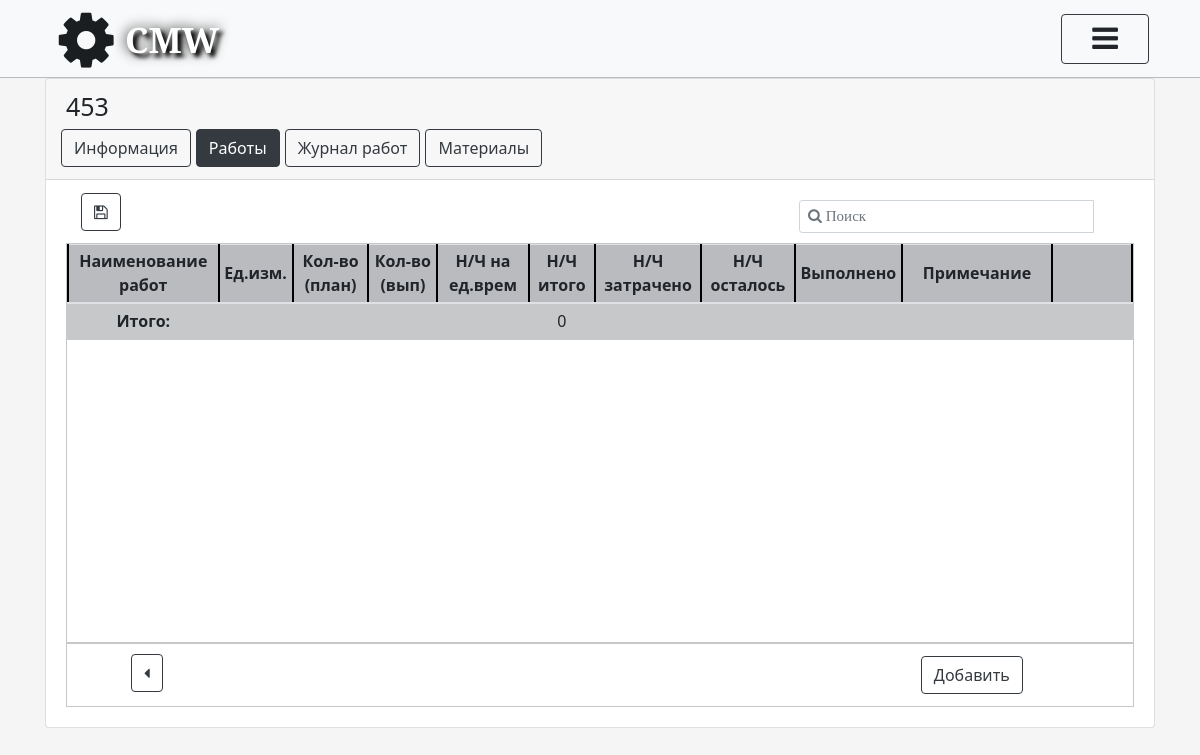
The page /project/2015-5986-1589274616/objects/detail/453-1597247831/work/plan/ (signed in) on the database as committed earlier.
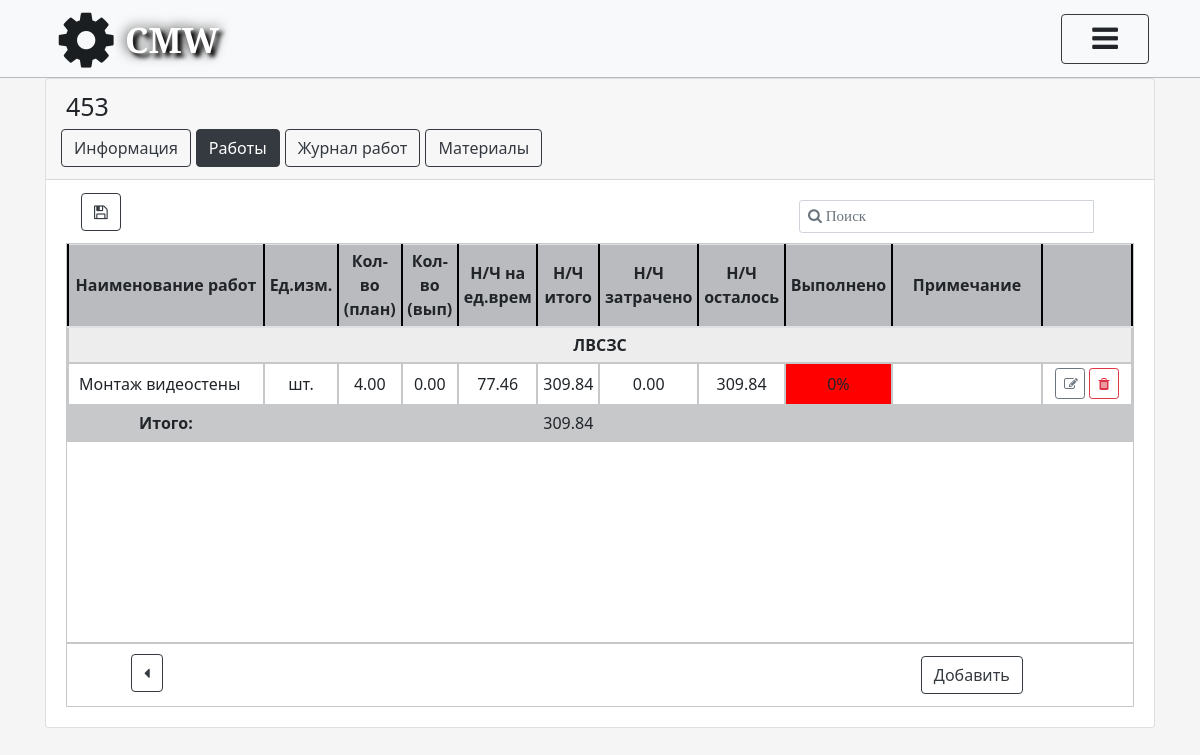
The same page on the database as committed later.
### work/models.py (models this page shows, shortened)
class Groups(models.Model):
    name = models.CharField(max_length=200, verbose_name='Группа материалов и работ')
    class Meta:
        verbose_name = "Группа материалов и работ"
        verbose_name_plural = "Группы материалов и работ"
        ordering = ['name']

class PlanWorks(models.Model):
    name_object = models.ForeignKey(Object, on_delete=models.CASCADE, verbose_name='Название объекта')
    type_works = models.ForeignKey(TypeOfWork, on_delete=models.CASCADE, verbose_name='Вид работы')
    quantity_plan = models.DecimalField(verbose_name='Колличество (планируемое)', max_digits=8, decimal_places=2)
    NCH_general = models.DecimalField(verbose_name='Н/Ч за вид работ (общее)', max_digits=8, decimal_places=2)
    quantity_complete = models.DecimalField(verbose_name='Колличество (выполнено)', max_digits=6, decimal_places=2,
                                            default=0)
    NCH_left = models.DecimalField(verbose_name='Н/Ч за вид работ (осталось)', max_digits=6, decimal_places=2,
                                   blank=True)
    NCH_spent = models.DecimalField(verbose_name='Н/Ч за вид работ (затрачено)', max_digits=6, decimal_places=2,
                                    default=0)
    perform_proc = models.SmallIntegerField(verbose_name='Выполнено', default=0)
    comment = models.TextField(verbose_name='Примечание', blank=True)
    color = models.CharField(max_length=50, verbose_name='Процент в окрасе(от красного до зеленого)', blank=True)
    class Meta:
        verbose_name = "Планируемые работы"
        verbose_name_plural = "Планируемые работы"
        ordering = ['type_works']

class TypeOfWork(models.Model):
    name = models.CharField(max_length=200, unique=True, verbose_name='Наименование работы')
    NCH_unit_of_time = models.DecimalField(verbose_name='Н/Ч на единицу времени', max_digits=6, decimal_places=2)
    unit = models.ForeignKey(Unit, on_delete=models.CASCADE, verbose_name='Ед. измерения')
    group = models.ForeignKey(Groups, on_delete=models.CASCADE, verbose_name='Название группы')
    class Meta:
        verbose_name = "Вид работы"
        verbose_name_plural = "Вид работ"
        ordering = ['name']

class Unit(models.Model):
    name = models.CharField(max_length=50, unique=True, verbose_name='Название ед.измерения')
    class Meta:
        verbose_name = "Ед.измерения"
        verbose_name_plural = "Ед.измерения"

### work/views.py (the view)
# urls.py: path('<str:slug_proj>/objects/detail/<str:slug>/work/plan/', plan_work_view, name="plan_work"),
def plan_work_view(request, slug, slug_proj):
    name_object = Object.objects.get(slug__iexact=slug)
    plan_work = PlanWorks.objects.filter(name_object=name_object.id)
    plan_work_nch_general = [p.NCH_general for p in plan_work]
    sum = 0
    sch = 0
    if plan_work_nch_general:
        for i in plan_work_nch_general:
            a = plan_work_nch_general[sch]
            sum += a
            sch += 1
    perform_proc = list()
    sum_proc = 0
    complete_work = [p.type_works for p in PlanWorks.objects.filter(name_object=name_object)]
    form_search = SearchWorksForm()
    if complete_work:
        for y in complete_work:
            complete_works = [p.perform_proc for p in
                              CompleteWorks.objects.filter(type_works=y.pk, name_object=name_object)]
            max = 0
            for i in complete_works:
                if i > max:
                    max = i
            sum_proc += max
            perform_proc.append(sum_proc)
            group = Groups.objects.all()
            plan_work = {}
            for y in group:
                plan_work[y.name] = PlanWorks.objects.filter(type_works__group_id=y.id, name_object__slug__exact=slug)
        if not request.user.has_perm('work.delete_planworks') and not request.user.has_perm('work.change_planworks'):
            return render(request, "work/plan_work.html",
                          {'object_list': name_object, 'plan_work': plan_work, 'slug_proj': slug_proj, 'slug': slug,
                           'nch_sum': sum, 'proc_sum': sum_proc, 'error_perm': 'У вас недостаточно прав',
                           'form': form_search})
        return render(request, 'work/plan_work.html',
                      {'object_list': name_object, 'plan_work': plan_work, 'slug_proj': slug_proj, 'slug': slug,
                       'nch_sum': sum, 'proc_sum': sum_proc, 'form': form_search})
    return render(request, 'work/plan_work.html',
                  {'object_list': name_object, 'plan_work': plan_work, 'slug_proj': slug_proj, 'slug': slug,
                   'nch_sum': sum, 'proc_sum': sum_proc, 'form': form_search})

### work/forms.py
class SearchWorksForm(forms.ModelForm):
    q = forms.CharField(label=False, required=False, widget=forms.TextInput(
        attrs={'class': "form-control ", 'placeholder': 'Поиск '}))
    slug_o = forms.CharField(label=False, required=True, widget=forms.TextInput(
        attrs={'class': "form-control "}))
    slug_p = forms.CharField(label=False, required=True, widget=forms.TextInput(
        attrs={'class': "form-control "}))
    class Meta(object):
        model = PlanWorks
        fields = ('q', 'slug_o', 'slug_p')

### project/models.py (called while the page is built)
    def get_full_name(self):
        full_name = '%s %s %s' % (self.last_name, self.first_name, self.patronymic_name)
        return full_name.strip()

    def get_id_position(self):
        id_position = self.ID_Position
        return id_position

    def get_email(self):
        email = self.email
        return email

### templates/work/plan_work.html (shortened to what the changed rows need)
{% extends 'card_object.html' %}
{% load static %}
{% block add_style %}
    <link rel="stylesheet" href="{% static 'css/plan_work.css' %}">
    <link rel="stylesheet" href="{% static 'css/objects_table.css' %}">
    <link rel="stylesheet" href="{% static 'css/materials_view.css' %}">
{% endblock %}
{% block info %}
    {% if user.is_authenticated %}
        <section class="table_position_works">
            <div class="nav_object btns_materials">
                <ul class="nav nav-pills card-header-pills ">
                    <li class="nav-item" style="margin-left: 70%;  width: 300px">
                        <form action="" method="post" id="search-form_plan_works">
                            <div class="input-group input-group-sm input_search">
                                <input type="text" name="q" id="q" class="form-control empty" style="font-size: 15px"
                                       placeholder="&#xF002; Поиск">
                            </div>
                        </form>
                    </li>
                    <li class="btn_download">
                        <a href="{% url 'work:dowload_plan_work' slug_proj slug %}"
                           class="btn btn-outline-dark">
                            <i class="fa fa-floppy-o" aria-hidden="true"></i></a>
                    </li>
                </ul>
            </div>
            <div class="zone_table_works posts">
                <table class="table table-sm ">
                    <thead class="high ">
                    <tr>
                        <th scope="col" style=" vertical-align: middle" class="higher">Наименование работ</th>
                        <th scope="col" style="text-align: center; vertical-align: middle" class="higher">Ед.изм.
                        </th>
                        <th scope="col" style="text-align: center; vertical-align: middle" class="higher">Кол-во
                            (план)
                        </th>
                        <th scope="col" style="text-align: center; vertical-align: middle" class="higher">Кол-во
                            (вып)
                        </th>
                        <th scope="col" style="text-align: center; vertical-align: middle" class="higher">Н/Ч на
                            ед.врем
                        </th>
                        <th scope="col" style="text-align: center; vertical-align: middle" class="higher">Н/Ч
                            итого
                        </th>
                        <th scope="col" style="text-align: center; vertical-align: middle" class="higher">Н/Ч
                            затрачено
                        </th>
                        <th scope="col" style="text-align: center; vertical-align: middle" class="higher">Н/Ч
                            осталось
                        </th>
                        <th scope="col" style="text-align: center; vertical-align: middle" class="higher">
                            Выполнено
                        </th>
                        <th scope="col" style="text-align: center; vertical-align: middle" class="higher">Примечание
                        </th>
                        {% if not error_perm %}
                            <th scope="col" class="higher"></th>
                        {% endif %}
                    </tr>
                    </thead>
                    <tbody>
                    {% for key, value in plan_work.items %}
                        {% if  value %}
                            <tr>
                                <td colspan="11"
                                    style="text-align: center; vertical-align: middle; width: 50px; background-color: #ededed">
                                    <b>{{ key }}</b></td>
                            </tr>
                        {% endif %}
                        {% for key2 in value %}
                            <tr>
                                <td style="text-align: left; padding-left: 10px; vertical-align: middle;">{{ key2.type_works.name }}</td>
                                <td style="text-align: center; vertical-align: middle; width: 50px">{{ key2.type_works.unit.name }}</td>
                                <td style="text-align: center; vertical-align: middle; width: 50px">{{ key2.quantity_plan }}</td>
                                <td style="text-align: center; vertical-align: middle; width: 50px">{{ key2.quantity_complete }}</td>
                                <td style="text-align: center; vertical-align: middle; width: 50px">{{ key2.type_works.NCH_unit_of_time }}</td>
                                <td style="text-align: center; vertical-align: middle; width: 50px">{{ key2.NCH_general }}</td>
                                <td style="text-align: center; vertical-align: middle; width: 50px">{{ key2.NCH_spent }}</td>
                                <td style="text-align: center; vertical-align: middle; width: 50px">{{ key2.NCH_left }}</td>
                                <td style="text-align: center; vertical-align: middle; width: 50px; background-color: rgb{{ key2.color }}">{{ key2.perform_proc }}%</td>
                                <td style="text-align: justify-all; vertical-align: middle; width: 50px">{{ key2.comment }}</td>
                                {% if not  error_perm %}
                                    <td style="width: 90px;vertical-align: middle;">
                                        <a class="btn btn-outline-secondary btn-sm mx-auto"
                                           style="width: 30px;  vertical-align: middle;"
                                           type="button"
                                           id="btn_change_object"
                                           href="{% url 'work:update_plan_work' slug_proj=slug_proj slug=object_list.slug  pk=key2.pk %}">
                                            <i class="fa fa-pencil-square-o" aria-hidden="true"></i>
                                        </a>
                                        <a class="btn btn-outline-danger btn-sm mx-auto"
                                           style="width: 30px; vertical-align: middle;"
                                           type="button"
                                           id="btn_change_object"
                                           href="{% url 'work:delete_plan_work' slug_proj=slug_proj slug=object_list.slug  pk=key2.pk %}">
                                            <i class="fa fa-trash" aria-hidden="true"></i>
                                        </a>
                                    </td>
                                {% endif %}
                            </tr>
                        {% endfor %}
                    {% endfor %}
                    <div class="foot">
                        <tr>
                            <td style=" vertical-align: middle" class="footer"><strong>Итого:</strong></td>
                            <td style="text-align: center; vertical-align: middle" class="footer"></td>
                            <td style="text-align: center; vertical-align: middle" class="footer"></td>
                            <td style="text-align: center; vertical-align: middle" class="footer"></td>
                            <td style="text-align: center; vertical-align: middle" class="footer"></td>
                            <td style="text-align: center; vertical-align: middle"
                                class="footer"> {{ nch_sum }}</td>
                            <td style="text-align: center; vertical-align: middle" class="footer"></td>
                            <td style="text-align: center; vertical-align: middle" class="footer"></td>
                            <td style="text-align: center; vertical-align: middle" class="footer"></td>
                            <td style="vertical-align: middle" width="150" class="footer"></td>
                            {% if not error_perm %}
                                <td style="text-align: center; vertical-align: middle" width="80" class="footer">
                            {% endif %}
                        </tr>
                    </div>
                    </tbody>
                </table>
            </div>
            <ul class="btn_control">
                <div id="btn_back">
                    <a style='margin-top: 10px; margin-bottom: 13px'
                       href="{% url 'object:home' slug_proj %}"
                       class=" btn btn-outline-dark"><i
                            class="fa fa-caret-left" aria-hidden="true"></i></a>
                </div>
                <li style="" class="btn_add_plan_work">
                    {% if not error_perm %}
                        <a class="btn btn-outline-dark" id="btn_add_object"
                           href="{% url 'work:create_plan_work' slug_proj slug %}">
                            Добавить
                        </a>
                    {% endif %}
                </li>
            </ul>
        </section>
    {% else %}
        {% include 'registration/errorPage_auth.html' %}
    {% endif %}
{% endblock %}

Rows that differ between the two databases and show on the page:
now on this page (row unchanged): Groups: plan_work "ЛВСЗС"
added PlanWorks: type_works.name "Монтаж видеостены", type_works.unit.name "шт.", quantity_plan "4.00", quantity_complete "0.00", type_works.NCH_unit_of_time "77.46", NCH_general "309.84", NCH_spent "0.00", NCH_left "309.84", perform_proc "0"
Other text that changed with them:
{{ nch_sum }}: "0" → "309.84"
